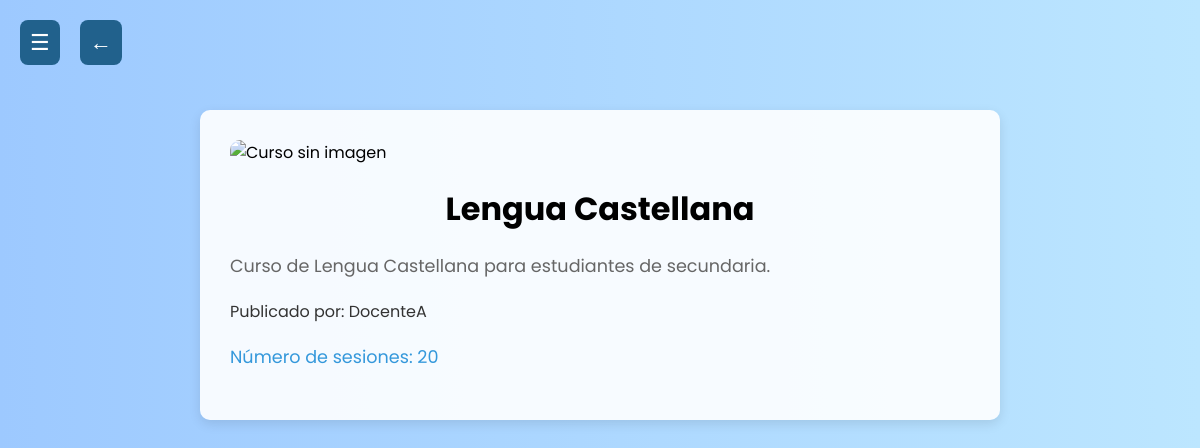
Screenshot of /curso/3/ (signed in) with the database file from the repository.
### usuarios/models.py (models this page shows, shortened)
class Curso(models.Model):
    nombre = models.CharField(max_length=100)
    descripcion = models.TextField()
    activo = models.BooleanField(default=True)
    total_unidades = models.PositiveIntegerField(default=3)  # Número de unidades de curso
    unidades_completadas = models.PositiveIntegerField(default=0)  # Unidades completadas por docentes
    imagen = models.ImageField(upload_to='cursos/', null=True, blank=True)  # Campo de imagen
    total_sesiones = models.PositiveIntegerField(default=20)  # Sesiones de clase, por defecto 20

### usuarios/views.py (the view)
# urls.py: path('curso/<int:id>/', views.detalle_curso, name='detalle_curso'),
@login_required
def detalle_curso(request, id):
    curso_docente = get_object_or_404(CursoDocente, id=id, publicado=True)
    curso = curso_docente.curso
    docente = curso_docente.docente
    estudiante = request.user  # Suponiendo que el estudiante está autenticado
    ya_inscrito = CursoInscrito.objects.filter(estudiante=estudiante, curso_docente=curso_docente).exists()
    return render(request, 'usuarios/detalle_curso.html', {
        'curso': curso,
        'docente': docente,
        'ya_inscrito': ya_inscrito,
    })

### usuarios/templates/usuarios/detalle_curso.html (shortened to what this page needs)
{% load static %}
<!DOCTYPE html>
<html lang="es">
<head>
</head>
<body>
  <button class="hamburger-btn" id="hamburgerBtn">☰</button>
  <button class="regresar-btn" onclick="window.location.href='{% url 'cursos_disponibles' %}'">←</button>
  <div class="container">
    <div class="course-details">
      {% if curso.imagen %}
        <img src="{{ curso.imagen.url }}" alt="Imagen del curso">
      {% else %}
        <img src="{% static 'usuarios/img/curso_default.jpg' %}" alt="Curso sin imagen">
      {% endif %}
      <h1>{{ curso.nombre }}</h1>
      <p>{{ curso.descripcion }}</p>
      <p class="docentes">Publicado por:
        {% if docente %}
          <span>{{ docente.username }}</span>
        {% else %}
          <span>No hay docente asignado</span>
        {% endif %}
      </p>
      <p class="sesiones">Número de sesiones: {{ curso.total_sesiones }}</p>
    </div>
  </div>
</body>
</html>

### usuarios/templates/usuarios/detalle_curso.html (style rules this page uses)
* { margin: 0; padding: 0; box-sizing: border-box; font-family: 'Poppins', sans-serif; }
body { background: linear-gradient(to right, #9dc9ff, #bce6ff); min-height: 100vh; transition: background 0.4s; }
.hamburger-btn, .regresar-btn { position: fixed; top: 20px; background-color: #21618C; color: white; font-size: 22px; padding: 6px 10px; border: none; border-radius: 8px; cursor: pointer; z-index: 200; transition: opacity 0.3s ease; }
.regresar-btn { left: 80px; }
.hamburger-btn { left: 20px; }
.container { display: flex; flex-direction: column; align-items: center; padding: 20px; margin-top: 70px; }
.course-details { width: 100%; background: rgba(255, 255, 255, 0.9); padding: 30px; border-radius: 10px; box-shadow: 0 4px 12px rgba(0, 0, 0, 0.1); margin-top: 20px; max-width: 800px; }
.course-details h1 { font-size: 2rem; margin-bottom: 20px; text-align: center; }
.course-details p { font-size: 1.1rem; color: #666; margin-bottom: 20px; }
.course-details .docentes { font-size: 1rem; color: #333; margin-bottom: 20px; }
.course-details .sesiones { font-size: 1.1rem; color: #3498db; margin-top: 10px; }
.course-details img { width: 100%; height: auto; object-fit: contain; border-radius: 10px; margin-bottom: 20px; }

### rows the page displays
Curso: nombre "Lengua Castellana", descripcion "Curso de Lengua Castellana para estudiantes de secundaria.", total_sesiones "20"

### other values shown
{{ docente.username }} "DocenteA"
